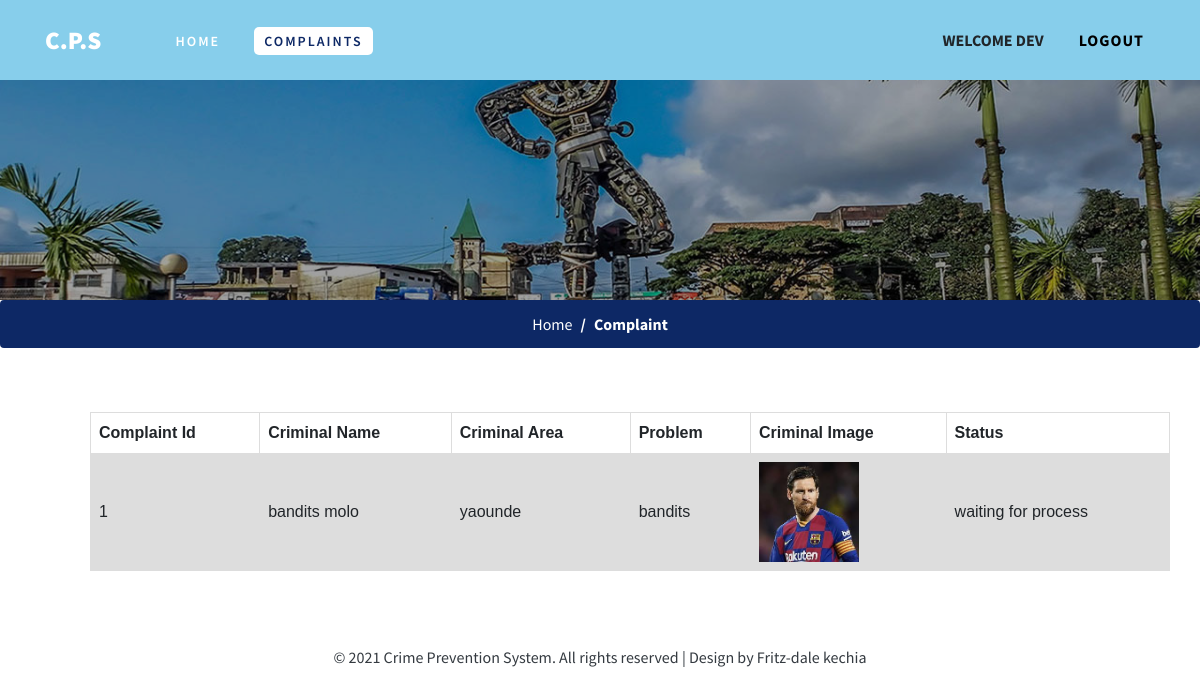
The page /Complaintstatus (signed in) on the database its author committed.
### crime/models.py (models this page shows)
class register_form(models.Model):
    Name = models.CharField(max_length=100)
    Email = models.EmailField()
    Password = models.CharField(max_length=50)
    Phone = models.CharField(max_length=20)

class complaint_details(models.Model):
    Email = models.EmailField()
    firstname = models.CharField(max_length=100)
    lastname = models.CharField(max_length=100)
    cname = models.CharField(max_length=100)
    carea = models.CharField(max_length=800)
    wip = models.CharField(max_length=500)
    detail = models.CharField(max_length=2000)
    image = models.ImageField(upload_to="image")

### crime/views.py (the view, shortened to what this page needs)
# urls.py: path("Complaintstatus", views.Complaintstatus, name="Complaintstatus"),
def Complaintstatus(request):
    Email= request.session['email']
    reg=register_form.objects.get(Email=Email)
    fn=reg.Name
    comp=complaint_details.objects.all()
    com=complaint_details.objects.get(Email=Email)
    carea=com.carea
    crna=com.cname
    pro="waiting for process"
    return render(request,"complainstatus.html",{'fn':fn,'comp':comp,'pro':pro})

### template/complainstatus.html (shortened to what this page needs)
{% load static %}
<!DOCTYPE html>
<html lang="zxx">
<head>
    <link href="{%static 'css/bootstrap.min.css' %}" type="text/css" rel="stylesheet" media="all">
    <link href="{%static 'css/style.css' %}" type="text/css" rel="stylesheet" media="all">
    <link href="{%static 'css/font-awesome.min.css' %}" rel="stylesheet">
</head>
<body>
    <header>
        <div class="container">
            <nav class="navbar navbar-expand-lg navbar-light p-0">
                    <h1><a class="navbar-brand" href="index">C.P.S
                        </a></h1>
                    <div class="collapse navbar-collapse" id="navbarSupportedContent">
                        <ul class="ml-lg-5 navbar-nav mr-lg-auto">
                            <li class="nav-item mr-lg-4 mt-lg-0 mt-sm-4 mt-3">
                                <a href="index">Home</a>
                            </li>
                            <li class="nav-item  active dropdown mr-lg-4 my-lg-0 my-sm-4 my-3">
                                <a href="#" id="navbarDropdown" role="button" data-toggle="dropdown" aria-haspopup="true"
                                    aria-expanded="false">
                                    Complaints
                                </a>
                            </li>
                        </ul>
                            <ul>
                                <li class="nav-item dropdown mr-lg-4 my-lg-0 my-sm-4 my-3 text-uppercase font-weight-bold d-block">Welcome {{fn}}</li>
                            </ul>
                            <button type="button" class="btn w3ls-btn text-uppercase font-weight-bold d-block" data-toggle="modal"
                            aria-pressed="false">
                                <a href="Run_Here" style="color: black;">Logout</a>
                        </button>
                    </div>
                </nav>
        </div>
    </header>
    <div class="inner-banner-w3ls">
    </div>
    <nav aria-label="breadcrumb">
        <ol class="breadcrumb d-flex justify-content-center bg-theme">
            <li class="breadcrumb-item">
                <a href="index" class="text-white">Home</a>
            </li>
            <li class="breadcrumb-item active text-white font-weight-bold" aria-current="page">Complaint</li>
        </ol>
    </nav>
    {% for i in comp %}
    <section class="contact-w3pvt py-lg-5">
               <table style="width: 90%; margin-left: 90px;">
                   <tr><th>Complaint Id</th><th>Criminal Name</th><th>Criminal Area</th><th>Problem</th><th>Criminal Image</th><th>Status</th></tr>
                   <tr>
                       <td> {{i.id}}</td>
            <td>{{i.firstname}}  {{i.lastname}}</td>
             <td>{{i.carea}}</td>
             <td> {{i.wip}}</td>
             <td> <img style="width: 100px; height: 100px" src="media\{{i.image}} " ></td>
                 <td>{{pro}}</td>
        </tr>
               </table>
    </section>
    {% endfor %}
    <div class="cpy-right text-center py-4">
        <p class="text-dark">© 2021 Crime Prevention System. All rights reserved | Design by Fritz-dale kechia
        </p>
    </div>
</body>
</html>

### static/css/style.css (style rules this page uses)
body { font-family: 'Source Sans Pro', sans-serif; background: #fff; }
body a { transition: 0.5s all; -webkit-transition: 0.5s all; -moz-transition: 0.5s all; -o-transition: 0.5s all; -ms-transition: 0.5s all; text-decoration: none; outline: none; }
h1, h2, h3, h4, h5, h6 { margin: 0; font-family: 'Source Sans Pro', sans-serif; }
p { margin: 0; color: #777; font-size: 1em; line-height: 1.8; }
ul { margin: 0; padding: 0; }
ul { list-style-type: none; }
.bg-theme { background: #0d2865 !important; color: #fff; }
.navbar-light .navbar-brand, .navbar-light .navbar-brand:hover { color: #fff; }
.navbar-brand { color: #fff; font-size: 25px; font-weight: 800; text-transform: uppercase; line-height: 2; }
.w3ls-btn { font-size: 1em; letter-spacing: 1px; background: transparent; padding: 0 10px; border-radius: 0; color: #fff; }
li.nav-item a { color: #fff; text-transform: uppercase; font-weight: 600; letter-spacing: 2px; padding: 5px 10px; font-size: 14px; }
li.nav-item a:hover, li.nav-item.active a { color: #0d2865; background: #fff; border-radius: 5px; }
header { padding: 10px 0; background: skyblue; width: 100%; position: absolute; z-index: 9; }
.inner-banner-w3ls { background: url(../images/inner.jpg) no-repeat center; -webkit-background-size: cover; -moz-background-size: cover; -o-background-size: cover; -ms-background-size: cover; background-size: cover; min-height: 300px; position: relative; }
.inner-banner-w3ls:before { background: rgba(0, 0, 0, 0.37); position: absolute; content: ''; width: 100%; height: 100%; left: 0; top: 0; }
.breadcrumb-item+.breadcrumb-item::before { display: inline-block; padding-right: .5rem; color: #ffffff; content: "/"; }

### template/complainstatus.html (style rules this page uses)
table { font-family: arial, sans-serif; border-collapse: collapse; width: 100%; }
td, th { border: 1px solid #dddddd; text-align: left; padding: 8px; }
tr:nth-child(even) { background-color: #dddddd; }

### rows shown on the page
register_form: Name "DEV"
complaint_details: id "1", firstname "bandits", lastname "molo", carea "yaounde", wip "bandits", image (picture), pro "waiting for process"
